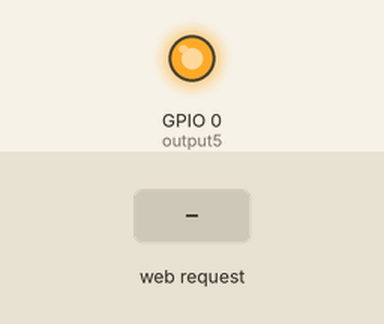
Recording of a sketch running on a simulated ESP8266 (NodeMCU). Parts: output pins drawn as LEDs (lit = HIGH). The inputs (shaded band) are chosen by the test bench. WiFi joins after 1.5 s; servers stay silent unless stated; what the sketch prints to the serial monitor is not drawn.

Above: at 2.7 s.
2.8 s: HTTP request GET /5/on received
4.3 s: HTTP request GET /5/off received
5.8 s: HTTP request GET /on received
Timing chart, 0 to 8.8 s (numbered marks = the images above; inputs shaded):
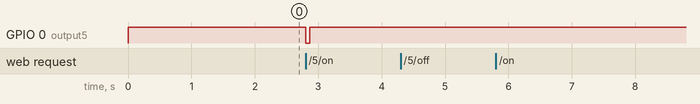

Measured:
- after the input at 2.8 s, GPIO 0 (output5): HIGH → LOW at once, → HIGH 0.06 s later
- after the input at 4.3 s, every drawn part: stays the same
- after the input at 5.8 s, every drawn part: stays the same

The sketch:

GateKeeper.ino
```cpp
// Load Wi-Fi library
#include <ESP8266WiFi.h>
#include <ArduinoOTA.h>

// Replace with your network credentials
const char* ssid     = "ASUS";
const char* password = "HasloWifi123";

// Set web server port number to 80
WiFiServer server(80);

// Variable to store the HTTP request
String header;

// Auxiliar variables to store the current output state
String output5State = "off";

// Assign output variables to GPIO pins
const int output5 = 0;

// Current time
unsigned long currentTime = millis();
// Previous time
unsigned long previousTime = 0;
// Define timeout time in milliseconds (example: 2000ms = 2s)
const long timeoutTime = 2000;

void setup() {
  Serial.begin(115200);
  // Initialize the output variables as outputs
  pinMode(output5, OUTPUT);

  // Set outputs to LOW
  digitalWrite(output5, HIGH);
  //ArduinoOTA.begin();


  // Connect to Wi-Fi network with SSID and password
  Serial.print("Connecting to ");
  Serial.println(ssid);
  WiFi.begin(ssid, password);
  while (WiFi.status() != WL_CONNECTED) {
    delay(500);
    Serial.print(".");
  }
  // Print local IP address and start web server
  Serial.println("");
  Serial.println("WiFi connected.");
  Serial.println("IP address: ");
  Serial.println(WiFi.localIP());
  server.begin();
  ArduinoOTA.begin();
}
int cnt = 0;
void loop() {
  WiFiClient client = server.available();   // Listen for incoming clients
  //ArduinoOTA.handle();

  ArduinoOTA.handle();

  if (output5State == "on") {
    cnt++;
    delay(1);
    if (cnt > 50)
    {
      output5State == "off";
      cnt = 0;
      digitalWrite(output5, HIGH);
    }
  }

  if (client) {                             // If a new client connects,
    Serial.println("New Client.");          // print a message out in the serial port
    String currentLine = "";                // make a String to hold incoming data from the client
    currentTime = millis();
    previousTime = currentTime;
    while (client.connected() && currentTime - previousTime <= timeoutTime) { // loop while the client's connected
      currentTime = millis();
      if (client.available()) {             // if there's bytes to read from the client,
        char c = client.read();             // read a byte, then
        Serial.write(c);                    // print it out the serial monitor
        header += c;
        if (c == '\n') {                    // if the byte is a newline character
          // if the current line is blank, you got two newline characters in a row.
          // that's the end of the client HTTP request, so send a response:
          if (currentLine.length() == 0) {
            // HTTP headers always start with a response code (e.g. HTTP/1.1 200 OK)
            // and a content-type so the client knows what's coming, then a blank line:
            client.println("HTTP/1.1 200 OK");
            client.println("Content-type:text/html");
            client.println("Connection: close");
            client.println();

            // turns the GPIOs on and off
            if (header.indexOf("GET /5/on") >= 0) {
              Serial.println("GPIO 5 on");
              output5State = "on";
              digitalWrite(output5, LOW);

            } else if (header.indexOf("GET /5/off") >= 0) {
              Serial.println("GPIO 5 off");
              output5State = "off";
              digitalWrite(output5, HIGH);
            }

            // Display the HTML web page
            client.println("<!DOCTYPE html><html>");
            client.println("<head><meta name=\"viewport\" content=\"width=device-width, initial-scale=1\">");
            client.println("<link rel=\"icon\" href=\"data:,\">");
            // CSS to style the on/off buttons
            // Feel free to change the background-color and font-size attributes to fit your preferences
            client.println("<style>html { font-family: Helvetica; display: inline-block; margin: 0px auto; text-align: center;}");
            client.println(".button { background-color: #195B6A; border: none; color: white; padding: 16px 40px;");
            client.println("text-decoration: none; font-size: 30px; margin: 2px; cursor: pointer;}");
            client.println(".button2 {background-color: #77878A;}</style></head>");

            // Web Page Heading
            client.println("<body><h1>Gate Keeper2</h1>");

            // Display current state, and ON/OFF buttons for GPIO 5
            client.println("<p>Brama " + output5State + "</p>");
            // If the output5State is off, it displays the ON button
            if (output5State == "off") {
              client.println("<p><a href=\"/5/on\"><button class=\"button\">ON</button></a></p>");
            } else {
              client.println("<p><a href=\"/5/off\"><button class=\"button button2\">OFF</button></a></p>");
            }


            client.println("</body></html>");

            // The HTTP response ends with another blank line
            client.println();
            // Break out of the while loop
            break;
          } else { // if you got a newline, then clear currentLine
            currentLine = "";
          }
        } else if (c != '\r') {  // if you got anything else but a carriage return character,
          currentLine += c;      // add it to the end of the currentLine
        }
      }
    }
    // Clear the header variable
    header = "";
    // Close the connection
    client.stop();
    Serial.println("Client disconnected.");
    Serial.println("");
  }
}
```
